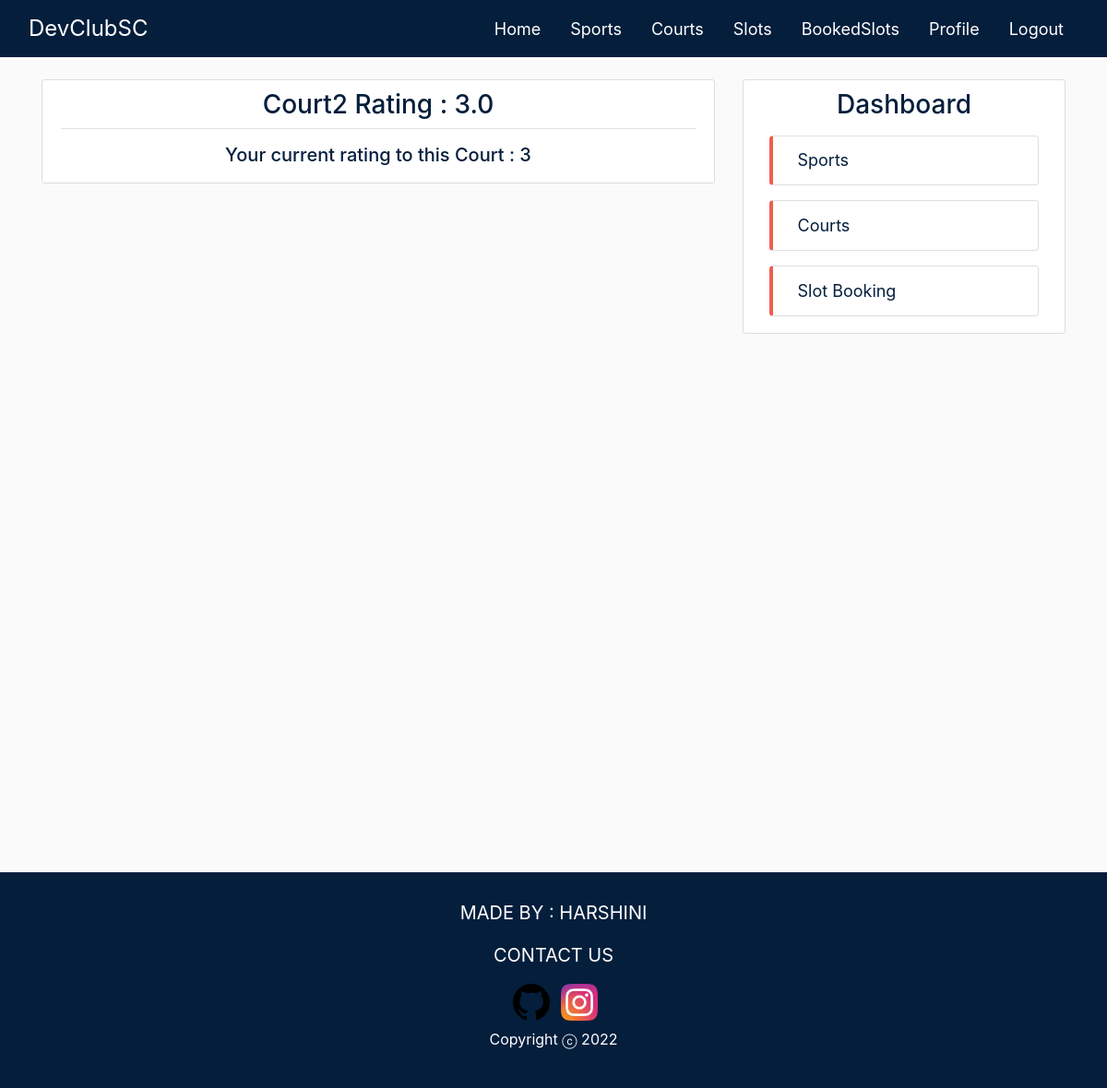
The page /courts/2/rate (signed in) on the database as committed earlier.
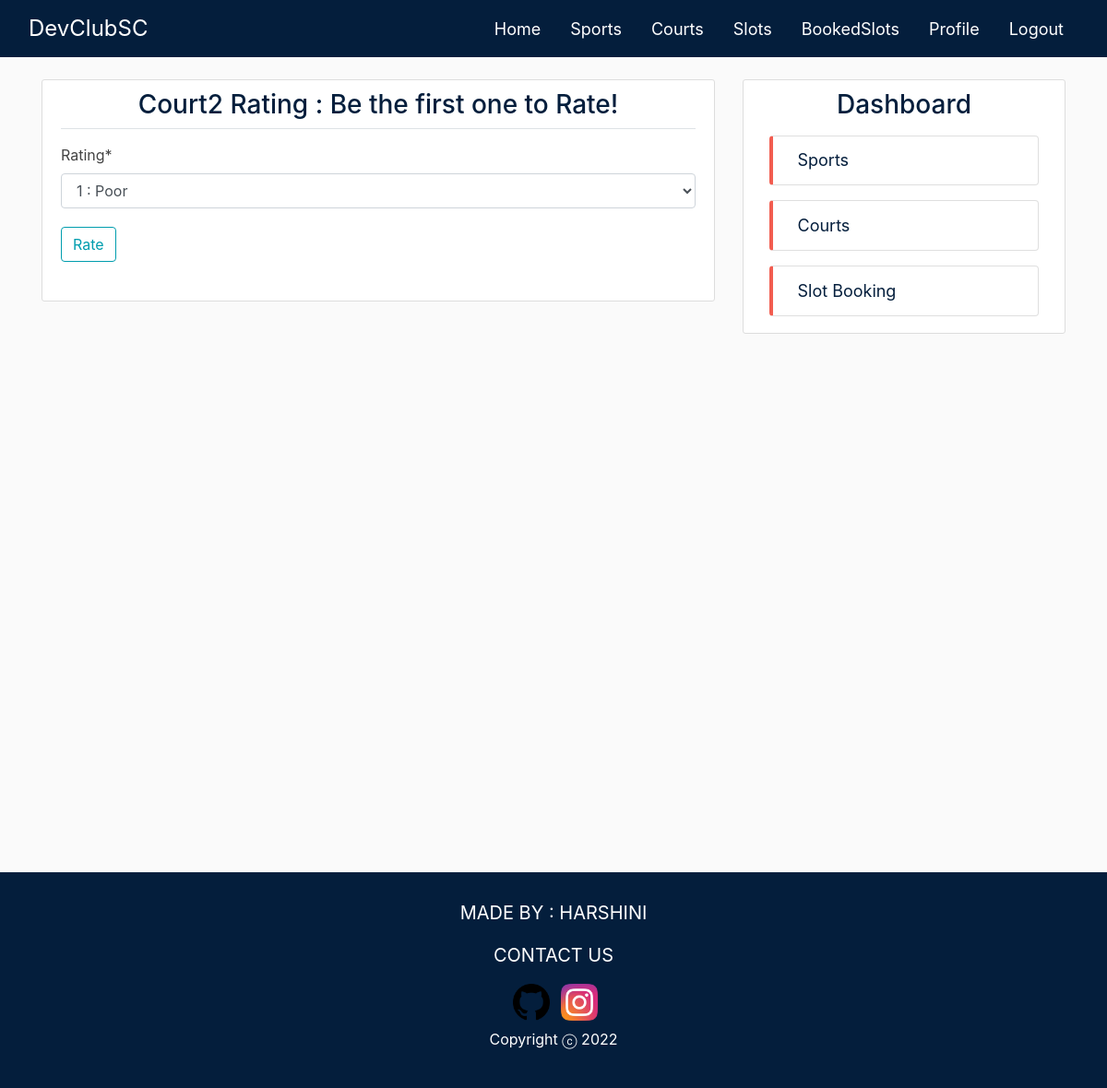
The same page on the database as committed later.
### users/models.py (models this page shows, shortened)
class Rating(models.Model):
    member = models.ForeignKey(User, on_delete=models.CASCADE)
    court = models.ForeignKey(Court, on_delete=models.CASCADE)
    rating = models.PositiveSmallIntegerField(choices=RATE_CHOICES)

### users/views.py (the view)
# urls.py: path('courts/<int:pk>/rate', user_views.rating, name='courts-rating'),
def rating(request, pk):
    court = Court.objects.get(id=pk)
    member = request.user
    if request.method == 'POST':
        form = RateForm(request.POST)
        if form.is_valid():
            rate = form.save(commit=False)
            rate.member = member
            rate.court = court
            rate.save()
            return redirect('courts-detail', pk=pk)
    else:
        form = RateForm()
    court_rating = Rating.objects.filter(court=court)
    existing_rating = Rating.objects.filter(court=court, member=member)
    final_rating = 0
    for rtg in court_rating:
        final_rating += rtg.rating
    if len(court_rating) != 0:
        final_rating = final_rating / len(court_rating)
    else:
        final_rating = 'Be the first one to Rate!'
    context = {
        'form': form,
        'court': court,
        'final_rating': final_rating,
        'existing_rating': existing_rating,
        'court_ratings': court_rating
    }
    return render(request, 'users/rating.html', context)

### users/forms.py
class RateForm(forms.ModelForm):
    rating = forms.ChoiceField(choices=RATE_CHOICES, widget=forms.Select(), required=True)
    class Meta:
        model = Rating
        fields = ('rating',)

### users/templates/users/rating.html (shortened to what this page needs)
{% extends "sports/base.html" %}
{% load crispy_forms_tags %}
{% block content %}
<div class="content-section">
        <h3 class="main-col centre-text">{{ court.name }} Rating : {{ final_rating }}</h3>
    <div class="media-body">
        <div class="border-top pt-3">
            {% if not existing_rating %}
                <form method="POST">
                    <div class="form-group">
                        {{ form|crispy }}
                    </div>
                    <div class="form-group">
                        <button type="submit" class="btn btn-outline mt-1 mb-3 trending-btn">Rate</button>
                    </div>
                </form>
            {% else %}
                    <h5 class="green-col main-col centre-text">Your current rating to this Court : {{ existing_rating.first.rating }} </h5>
            {% endif %}
        </div>
        </div>
</div>
{% endblock content %}

Rows that differ between the two databases and show on the page:
removed Rating: first.rating "3"
Other text that changed with them:
{{ final_rating }}: "3.0" → "Be the first one to Rate!"
form field rating: (not shown) → "1 : Poor"
text no longer shown: "Your current rating to this Court :"
text now shown: "Rating * Rate"
